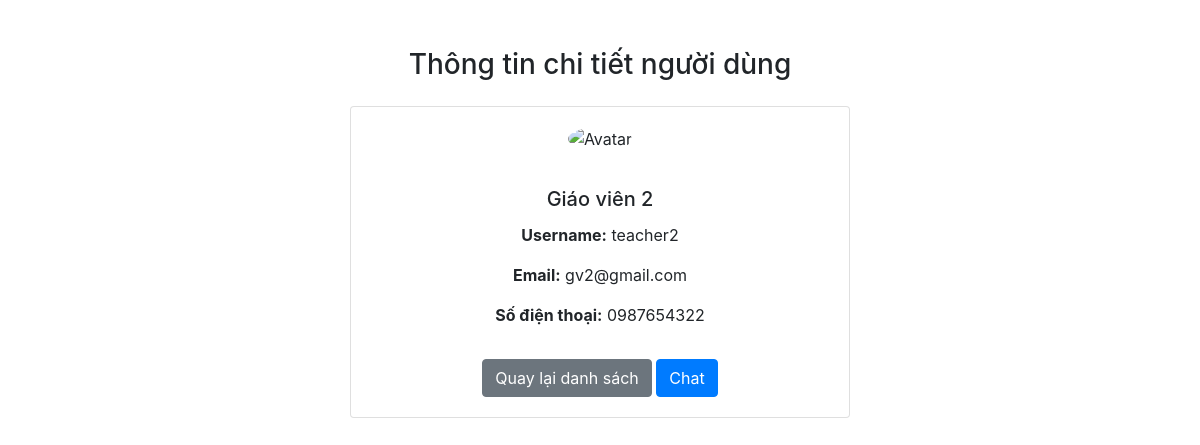
Page /profile.php?username=teacher2 (signed in) on the committed database.
### tables this page shows
CREATE TABLE `users` (
  `username` varchar(50) NOT NULL,
  `password` varchar(255) NOT NULL,
  `fullname` varchar(50) NOT NULL,
  `email` varchar(50) NOT NULL,
  `phonenumber` varchar(20) NOT NULL,
  `avatar` varchar(255) DEFAULT NULL,
  `role` enum('teacher','student') NOT NULL
);

### profile.php (the view, shortened to what this page needs)
<?php
include 'config.php';
$username = urldecode($_GET['username']);
$sql = "SELECT username, fullname, email, phonenumber, avatar FROM users WHERE username = '$username'";
$result = $conn->query($sql);
$user = $result->fetch_assoc();
?>
<!DOCTYPE html>
<html lang="vi">
<head>
    <link rel="stylesheet" href="https://stackpath.bootstrapcdn.com/bootstrap/4.3.1/css/bootstrap.min.css">
</head>
<body>
<div class="container mt-5">
    <h3 class="text-center mb-4">Thông tin chi tiết người dùng</h3>
    <div class="card mx-auto" style="max-width: 500px;">
        <div class="card-body text-center">
            <?php if (!empty($user['avatar'])): ?>
                <img src="<?= htmlspecialchars($user['avatar']) ?>" alt="Avatar" class="avatar">
            <?php else: ?>
                <img src="default-avatar.png" alt="Avatar" class="avatar">
            <?php endif; ?>
            <h5 class="card-title mt-3"><?= htmlspecialchars($user['fullname']) ?></h5>
            <p class="card-text"><strong>Username:</strong> <?= htmlspecialchars($user['username']) ?></p>
            <p class="card-text"><strong>Email:</strong> <?= htmlspecialchars($user['email']) ?></p>
            <p class="card-text"><strong>Số điện thoại:</strong> <?= htmlspecialchars($user['phonenumber']) ?></p>
            <a href="list.php" class="btn btn-secondary mt-3">Quay lại danh sách</a>
            <a href="chat.php?username=<?= urlencode($user['username']) ?>" class="btn btn-primary mt-3">Chat</a>
        </div>
    </div>
</div>
</body>
</html>

### profile.php (style rules this page uses)
.avatar { width: 150px; height: 150px; object-fit: cover; border-radius: 50%; margin-bottom: 20px; }

### rows in the picture
users: fullname "Giáo viên 2", username "teacher2", email "gv2@gmail.com", phonenumber "0987654322"
